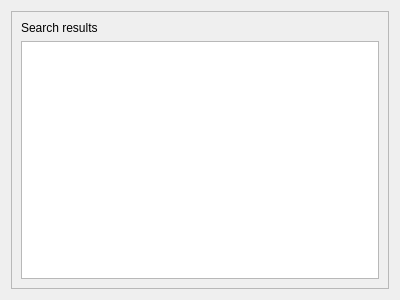
<?xml version="1.0" encoding="UTF-8"?>
<ui version="4.0">
 <class>Form</class>
 <widget class="QWidget" name="Form">
  <property name="geometry">
   <rect>
    <x>0</x>
    <y>0</y>
    <width>400</width>
    <height>300</height>
   </rect>
  </property>
  <property name="windowTitle">
   <string>Form</string>
  </property>
  <layout class="QVBoxLayout" name="verticalLayout">
   <item>
    <widget class="QScrollArea" name="scrollArea">
     <property name="widgetResizable">
      <bool>true</bool>
     </property>
     <widget class="QWidget" name="scrollAreaWidgetContents">
      <property name="geometry">
       <rect>
        <x>0</x>
        <y>0</y>
        <width>374</width>
        <height>274</height>
       </rect>
      </property>
      <layout class="QVBoxLayout" name="verticalLayout_3">
       <item>
        <layout class="QVBoxLayout" name="verticalLayout_2">
         <item>
          <widget class="QLabel" name="searchResultsTitle">
           <property name="text">
            <string>Search results</string>
           </property>
          </widget>
         </item>
         <item>
          <widget class="QListWidget" name="listWidget"/>
         </item>
        </layout>
       </item>
      </layout>
     </widget>
    </widget>
   </item>
  </layout>
 </widget>
 <resources/>
 <connections/>
</ui>
